Frame 1 (no input): blank canvas, image omitted
Frame 60 (the mouse pressed at the canvas centre just before this capture): blank canvas, image omitted
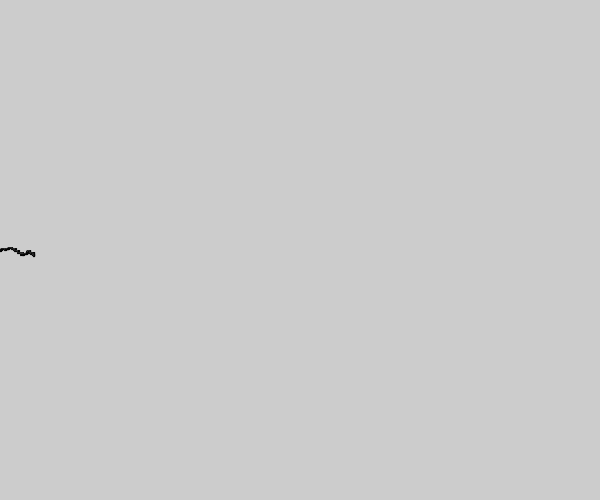
Frame 120 (the mouse held since frame 60 and released just before this capture)

The Processing sketch whose frames 1 and 60 were blank and that drew this single picture after the mouse press (run headless with seeded random() and noise(); from frame 60 on, the mouse is pressed at the canvas centre):

// Processing sketch: NOC_1
// ── NOC_1.pde
//Nature of Code

//Generally we specify a normal if-else-if condition where all posibilities have
//an equal probabilities. But if we change these probabilities, then we can create
// a more systematic random movement, still not so random and that favours our
//desire that how should it move.

//x = constrain(x,from,to);    // keeps the var x within 'from' and 'to'.

Walker w;
void setup()
{
  size(600,500);
  w = new Walker();
}
void draw()
{
  w.walk();
  w.show();
}
// ── Walker.pde
class Walker
{
  float x,y,choice;
  Walker()
  {
    x = 0;
    y = height/2;
  }
  void walk()
  {
    choice = random(1);
    if(choice<0.4)
    {
      x++;
    }
    else if(choice<0.6)
    {
      x--;
    }
    else if(choice<0.8)
    {
      y++;
    }
    else
    {
      y--;
    }
    x = constrain(x,0,width);
    y = constrain(y,0,height);
  }
  void show()
  {
    ellipse(x,y,1,1);
  }
}
